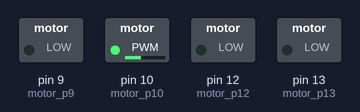
Recording of a sketch running on a simulated Arduino Uno, built with avr-gcc and run on an emulated ATmega328P. Shown: switched loads named in the sketch (green lamp = pin HIGH). Pins used as bus, display or sensor lines are not drawn.

Above: at 0.1 s.
Timing chart, 0 to 1.6 s (numbered marks = the images above):
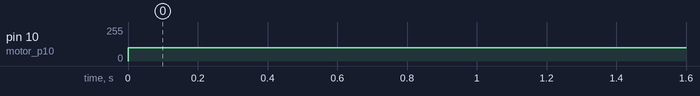

The sketch:

_22Nov1203.ino
```cpp
/* Prueba de vuelo 37,
* Muñiz Patiño Andrea Fernanda
* 18/Noviembre/2018
*/
//------------PINES-------------
//La salida del trigger es la misma para los dos sonares.
#define TRIGGER 19
//Sonar localizado en el frente
#define ECHO 15
//Sonar localizado en la parte de atrás

//Arriba
#define motor_p12 12
#define motor_p13 13
//Abajo en la placa
#define motor_p9 9
#define motor_p10 10
//Consultar EAGLE para dudas y aclaraciones

//-------Variables-------------
//Variable para calcular la distancia del robot enemigo
const float sonido = 34300.0;
int value = 70;
int valueGiro = 100;
int valueAsesinar = 150;
boolean espera = true;
/*
 * La comunicación serial es unicamente para las pruebas.
 */
void setup() {
  pinMode(motor_p12, OUTPUT);
  pinMode(motor_p13, OUTPUT);
  pinMode(motor_p9, OUTPUT);
  pinMode(motor_p10, OUTPUT);

  pinMode(TRIGGER, OUTPUT);
  pinMode(ECHO, INPUT);
}

void loop() {
  iniciarTrigger();
  empujar();
  girar();

}


//---------------METODOS AUXILIARES---------------------------
/* Método que intenta sacar al enemigo de la pista
 *
*/
 void empujar(){
    //Serial.println("EMPUJARRRRRR");
    analogWrite(motor_p12, 0);
    analogWrite(motor_p13, valueAsesinar);
    analogWrite(motor_p9, 0);
    analogWrite(motor_p10, valueAsesinar);
}
/* Método GIRAR derecha/izquierda
*/
  void girar(){
    //Serial.println("GIRANDOOOO");
      analogWrite(motor_p12, valueGiro);
      analogWrite(motor_p13, 0);
      analogWrite(motor_p9, 0);
      analogWrite(motor_p10, valueGiro);
      delay(100);
}

/*Devuelve un float que es el valor de la distancia de un objeto con respecto al robot
 * ----------------------------------------------------------------------------------
 */
float calcularDistanciaFrente(){
  // La función pulseIn obtiene el tiempo que tarda en cambiar entre estados, en este caso a HIGH
  unsigned long tiempo = pulseIn(ECHO, HIGH);
  // Obtenemos la distancia en cm, hay que convertir el tiempo en segudos ya que está en microsegundos
  // por eso se multiplica por 0.000001
  float distancia = tiempo * 0.000001 * sonido / 2.0;
  //Serial.print(distancia);
  //Serial.print("cm");
  //Serial.println();
  //delay(500);
  return distancia;
}
/*Metodo que inicia la secuencia del sonar
 * --------------------------------------------------
*/
void iniciarTrigger()
{
  // Ponemos el Trigger en estado bajo y esperamos 2 ms
  digitalWrite(TRIGGER, 0);
  delayMicroseconds(2);
  // Ponemos el pin Trigger a estado alto y esperamos 10 ms
  digitalWrite(TRIGGER, 1);
  delayMicroseconds(10);
  // Comenzamos poniendo el pin Trigger en estado bajo
  digitalWrite(TRIGGER, 0);
}
```

Measured:
- by itself, pin 10 (motor_p10): 0/255 → 100/255 at 0.00 s
